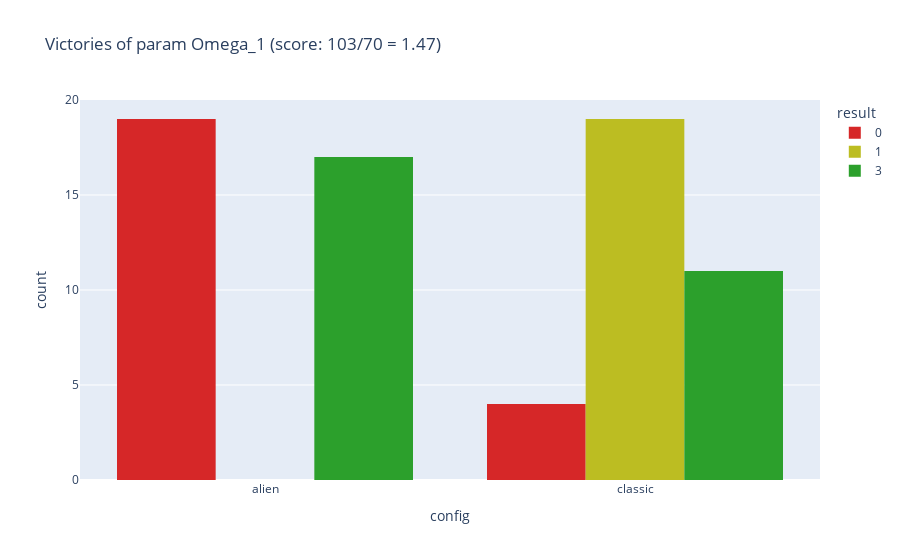
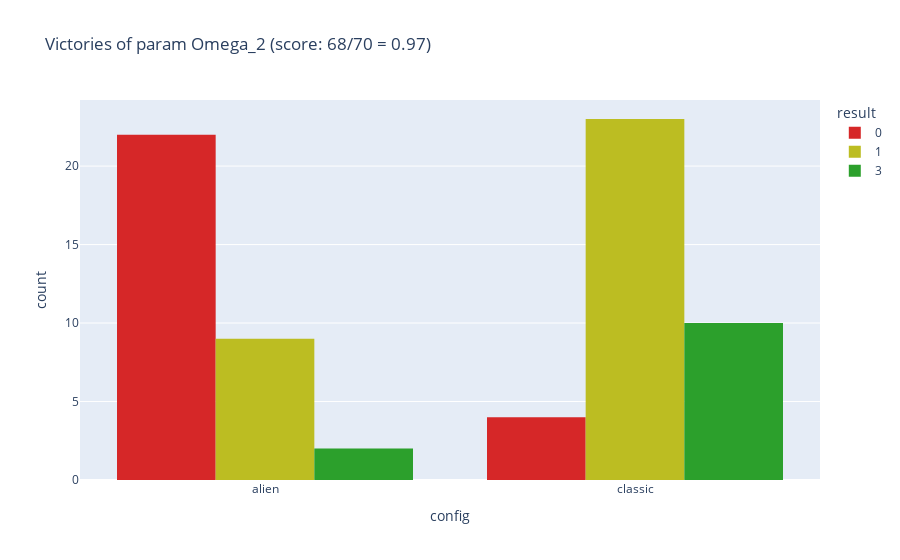
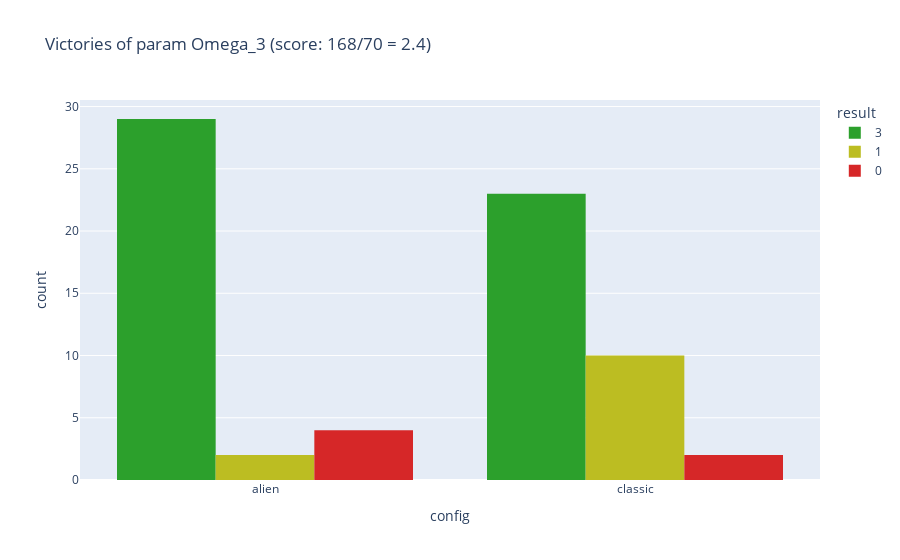
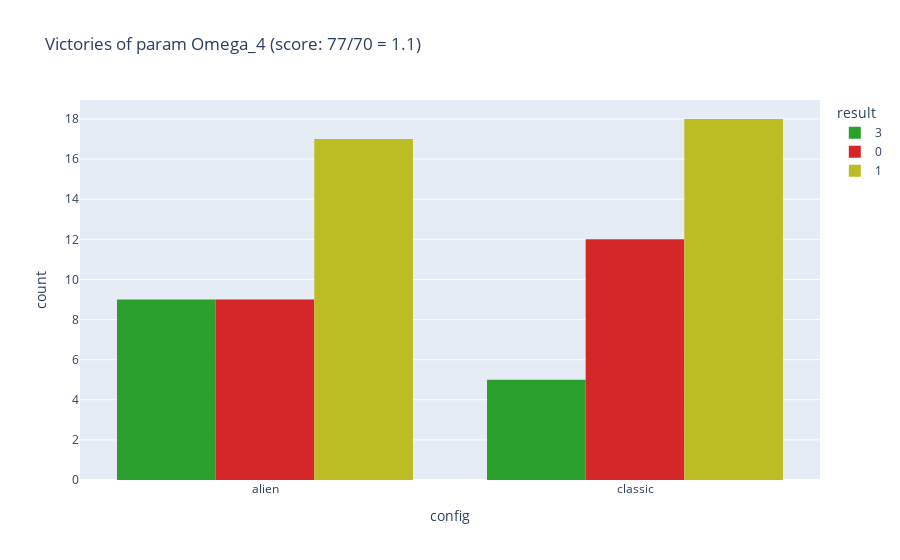

Notebook code cell kept with these figures, in order:
### Code cell
def plot_victory(df, interest_config, comp_config=None, x = "config"):
    """
    Plot the victory of the interest_config against the comp_config
    """
    if comp_config is None:
        df_plot = df[df['interest_config'] == interest_config]
        name_params = "all params"
    else:
        df_plot = df[(df['interest_config'] == interest_config) & (df['comp_config'] == comp_config)]
        name_params = "param " + str(int(comp_config) + 1)

    
    score = df_plot['result'].sum()
    number_games = len(df_plot)


    #Winner plot count by result with color dict
    color_dict = {0: '#d62728', 1: '#bcbd22', 3: '#2ca02c'}
    fig = px.histogram(df_plot, x=x, color="result", barmode="group", nbins=3, color_discrete_map=color_dict, title="Victories of param Omega_" + str(int(interest_config) + 1) + " (score: " + str(score) + "/" + str(number_games) + " = " + str(round(score/number_games, 2)) + ")")
    
    #Count number of 0, 1 and 3
    count_0 = len(df_plot[df_plot['result'] == 0])
    count_1 = len(df_plot[df_plot['result'] == 1])
    count_3 = len(df_plot[df_plot['result'] == 3])

    print(f"({count_3}, {count_1}, {count_0}) : {score/number_games}")
    fig.show()
    return fig



print("Each value VS ALL")
for i in range(len(unique_values)):
    plot_victory(df, interest_config=i, comp_config = None, x = "white")
    #plot_victory(df, interest_config=i, comp_config = None, x = "white")


"""
print("\n\n\n\nthe chosen value VS each value")
chosen_config = 7
for i in range(len(unique_values)):
    if i == chosen_config:
        continue
    #plot_victory(df, interest_config=chosen_config, comp_config = i, x = "config")
    fig = plot_victory(df, interest_config=chosen_config, comp_config = i, x = "white")
"""

### Figure 1 — Plotly figure (JSON) as saved in the notebook; plotly's stock layout.template omitted (floating-point values rounded to 4 significant figures)
{"data": [{"alignmentgroup": "True", "bingroup": "x", "hovertemplate": "result=0<br>config=%{x}<br>count=%{y}<extra></extra>", "legendgroup": "0", "marker": {"color": "#d62728", "pattern": {"shape": ""}}, "name": "0", "nbinsx": 3, "offsetgroup": "0", "orientation": "v", "showlegend": true, "type": "histogram", "x": ["alien", "alien", "alien", "alien", "alien", "classic", "alien", "classic", "alien", "alien", "alien", "alien", "alien", "alien", "alien", "alien", "alien", "alien", "alien", "alien", "classic", "alien", "classic"], "xaxis": "x", "yaxis": "y"}, {"alignmentgroup": "True", "bingroup": "x", "hovertemplate": "result=1<br>config=%{x}<br>count=%{y}<extra></extra>", "legendgroup": "1", "marker": {"color": "#bcbd22", "pattern": {"shape": ""}}, "name": "1", "nbinsx": 3, "offsetgroup": "1", "orientation": "v", "showlegend": true, "type": "histogram", "x": ["classic", "classic", "classic", "classic", "classic", "classic", "classic", "classic", "classic", "classic", "classic", "classic", "classic", "classic", "classic", "classic", "classic", "classic", "classic"], "xaxis": "x", "yaxis": "y"}, {"alignmentgroup": "True", "bingroup": "x", "hovertemplate": "result=3<br>config=%{x}<br>count=%{y}<extra></extra>", "legendgroup": "3", "marker": {"color": "#2ca02c", "pattern": {"shape": ""}}, "name": "3", "nbinsx": 3, "offsetgroup": "3", "orientation": "v", "showlegend": true, "type": "histogram", "x": ["classic", "classic", "alien", "alien", "alien", "alien", "alien", "alien", "classic", "classic", "classic", "alien", "classic", "classic", "alien", "alien", "alien", "classic", "alien", "alien", "alien", "classic", "alien", "alien", "classic", "classic", "alien", "alien"], "xaxis": "x", "yaxis": "y"}], "layout": {"barmode": "group", "legend": {"title": {"text": "result"}, "tracegroupgap": 0}, "title": {"text": "Victories of param Omega_1 (score: 103/70 = 1.47)"}, "xaxis": {"anchor": "y", "domain": [0, 1], "title": {"text": "config"}}, "yaxis": {"anchor": "x", "domain": [0, 1], "title": {"text": "count"}}}}

### Figure 2 — Plotly figure (JSON) as saved in the notebook; plotly's stock layout.template omitted (floating-point values rounded to 4 significant figures)
{"data": [{"alignmentgroup": "True", "bingroup": "x", "hovertemplate": "result=0<br>config=%{x}<br>count=%{y}<extra></extra>", "legendgroup": "0", "marker": {"color": "#d62728", "pattern": {"shape": ""}}, "name": "0", "nbinsx": 3, "offsetgroup": "0", "orientation": "v", "showlegend": true, "type": "histogram", "x": ["alien", "alien", "alien", "classic", "alien", "alien", "alien", "classic", "alien", "alien", "alien", "alien", "alien", "alien", "alien", "alien", "alien", "alien", "alien", "classic", "alien", "alien", "alien", "classic", "alien", "alien"], "xaxis": "x", "yaxis": "y"}, {"alignmentgroup": "True", "bingroup": "x", "hovertemplate": "result=1<br>config=%{x}<br>count=%{y}<extra></extra>", "legendgroup": "1", "marker": {"color": "#bcbd22", "pattern": {"shape": ""}}, "name": "1", "nbinsx": 3, "offsetgroup": "1", "orientation": "v", "showlegend": true, "type": "histogram", "x": ["classic", "classic", "classic", "classic", "classic", "classic", "classic", "classic", "classic", "classic", "classic", "alien", "alien", "classic", "classic", "classic", "alien", "alien", "classic", "classic", "classic", "classic", "classic", "alien", "classic", "alien", "classic", "alien", "classic", "alien", "classic", "alien"], "xaxis": "x", "yaxis": "y"}, {"alignmentgroup": "True", "bingroup": "x", "hovertemplate": "result=3<br>config=%{x}<br>count=%{y}<extra></extra>", "legendgroup": "3", "marker": {"color": "#2ca02c", "pattern": {"shape": ""}}, "name": "3", "nbinsx": 3, "offsetgroup": "3", "orientation": "v", "showlegend": true, "type": "histogram", "x": ["classic", "alien", "classic", "alien", "classic", "classic", "classic", "classic", "classic", "classic", "classic", "classic"], "xaxis": "x", "yaxis": "y"}], "layout": {"barmode": "group", "legend": {"title": {"text": "result"}, "tracegroupgap": 0}, "title": {"text": "Victories of param Omega_2 (score: 68/70 = 0.97)"}, "xaxis": {"anchor": "y", "domain": [0, 1], "title": {"text": "config"}}, "yaxis": {"anchor": "x", "domain": [0, 1], "title": {"text": "count"}}}}

### Figure 3 — Plotly figure (JSON) as saved in the notebook; plotly's stock layout.template omitted (floating-point values rounded to 4 significant figures)
{"data": [{"alignmentgroup": "True", "bingroup": "x", "hovertemplate": "result=3<br>config=%{x}<br>count=%{y}<extra></extra>", "legendgroup": "3", "marker": {"color": "#2ca02c", "pattern": {"shape": ""}}, "name": "3", "nbinsx": 3, "offsetgroup": "3", "orientation": "v", "showlegend": true, "type": "histogram", "x": ["alien", "alien", "alien", "alien", "alien", "alien", "alien", "alien", "classic", "alien", "alien", "alien", "classic", "alien", "alien", "classic", "classic", "alien", "alien", "classic", "classic", "alien", "alien", "alien", "classic", "alien", "alien", "classic", "classic", "alien", "alien", "alien", "classic", "classic", "alien", "classic", "classic", "classic", "alien", "classic", "classic", "classic", "classic", "classic", "classic", "alien", "alien", "classic", "classic", "classic", "alien", "alien"], "xaxis": "x", "yaxis": "y"}, {"alignmentgroup": "True", "bingroup": "x", "hovertemplate": "result=1<br>config=%{x}<br>count=%{y}<extra></extra>", "legendgroup": "1", "marker": {"color": "#bcbd22", "pattern": {"shape": ""}}, "name": "1", "nbinsx": 3, "offsetgroup": "1", "orientation": "v", "showlegend": true, "type": "histogram", "x": ["classic", "classic", "classic", "classic", "classic", "alien", "alien", "classic", "classic", "classic", "classic", "classic"], "xaxis": "x", "yaxis": "y"}, {"alignmentgroup": "True", "bingroup": "x", "hovertemplate": "result=0<br>config=%{x}<br>count=%{y}<extra></extra>", "legendgroup": "0", "marker": {"color": "#d62728", "pattern": {"shape": ""}}, "name": "0", "nbinsx": 3, "offsetgroup": "0", "orientation": "v", "showlegend": true, "type": "histogram", "x": ["classic", "classic", "alien", "alien", "alien", "alien"], "xaxis": "x", "yaxis": "y"}], "layout": {"barmode": "group", "legend": {"title": {"text": "result"}, "tracegroupgap": 0}, "title": {"text": "Victories of param Omega_3 (score: 168/70 = 2.4)"}, "xaxis": {"anchor": "y", "domain": [0, 1], "title": {"text": "config"}}, "yaxis": {"anchor": "x", "domain": [0, 1], "title": {"text": "count"}}}}

### Figure 4 — Plotly figure (JSON) as saved in the notebook; plotly's stock layout.template omitted (floating-point values rounded to 4 significant figures)
{"data": [{"alignmentgroup": "True", "bingroup": "x", "hovertemplate": "result=3<br>config=%{x}<br>count=%{y}<extra></extra>", "legendgroup": "3", "marker": {"color": "#2ca02c", "pattern": {"shape": ""}}, "name": "3", "nbinsx": 3, "offsetgroup": "3", "orientation": "v", "showlegend": true, "type": "histogram", "x": ["alien", "alien", "alien", "classic", "alien", "classic", "alien", "alien", "classic", "classic", "classic", "alien", "alien", "alien"], "xaxis": "x", "yaxis": "y"}, {"alignmentgroup": "True", "bingroup": "x", "hovertemplate": "result=0<br>config=%{x}<br>count=%{y}<extra></extra>", "legendgroup": "0", "marker": {"color": "#d62728", "pattern": {"shape": ""}}, "name": "0", "nbinsx": 3, "offsetgroup": "0", "orientation": "v", "showlegend": true, "type": "histogram", "x": ["alien", "classic", "classic", "classic", "alien", "classic", "classic", "classic", "classic", "alien", "alien", "alien", "classic", "classic", "classic", "alien", "alien", "classic", "alien", "alien", "classic"], "xaxis": "x", "yaxis": "y"}, {"alignmentgroup": "True", "bingroup": "x", "hovertemplate": "result=1<br>config=%{x}<br>count=%{y}<extra></extra>", "legendgroup": "1", "marker": {"color": "#bcbd22", "pattern": {"shape": ""}}, "name": "1", "nbinsx": 3, "offsetgroup": "1", "orientation": "v", "showlegend": true, "type": "histogram", "x": ["classic", "classic", "classic", "classic", "alien", "classic", "alien", "alien", "alien", "classic", "alien", "classic", "alien", "alien", "classic", "alien", "classic", "alien", "alien", "alien", "alien", "classic", "alien", "alien", "classic", "alien", "alien", "classic", "classic", "classic", "classic", "alien", "classic", "classic", "classic"], "xaxis": "x", "yaxis": "y"}], "layout": {"barmode": "group", "legend": {"title": {"text": "result"}, "tracegroupgap": 0}, "title": {"text": "Victories of param Omega_4 (score: 77/70 = 1.1)"}, "xaxis": {"anchor": "y", "domain": [0, 1], "title": {"text": "config"}}, "yaxis": {"anchor": "x", "domain": [0, 1], "title": {"text": "count"}}}}
